Frame 1 (no input): blank canvas, image omitted
Frame 60 (no input): blank canvas, image omitted
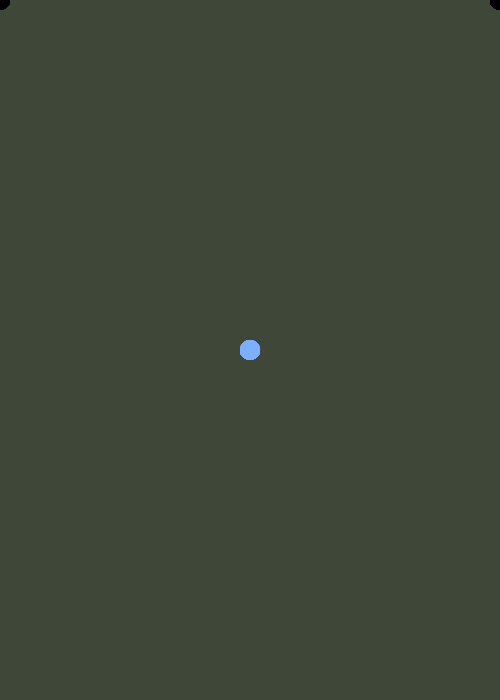
Frame 120 (the mouse pressed at the canvas centre since frame 60)

The p5.js sketch whose frames 1 and 60 were blank and that drew this single picture after the mouse press (run headless with seeded random() and noise() and a simulated clock; from frame 60 on, the mouse is pressed at the canvas centre):

// p5.js sketch
// ── sketch.js
function setup() {
  createCanvas(500, 700);       // Create a canvas 500px wide and 700px tall
  background("#3f4739");        // Fill background with dark green color
  noStroke();                   // Remove outlines from shapes
}

function draw() {
  // Dynamic fill color based on mouse position
  // Red = mouseX / 2, Green = mouseY / 2, Blue = mouseX/4 + mouseY + 4
  fill(mouseX / 2, mouseY / 2, mouseX / 4 + mouseY + 4);

  // Draw circle at mouse position
  ellipse(mouseX, mouseY, 20, 20);

  // Draw a mirrored circle horizontally
  // width - mouseX flips it across the vertical axis
  ellipse(width - mouseX, mouseY, 20, 20);
}
